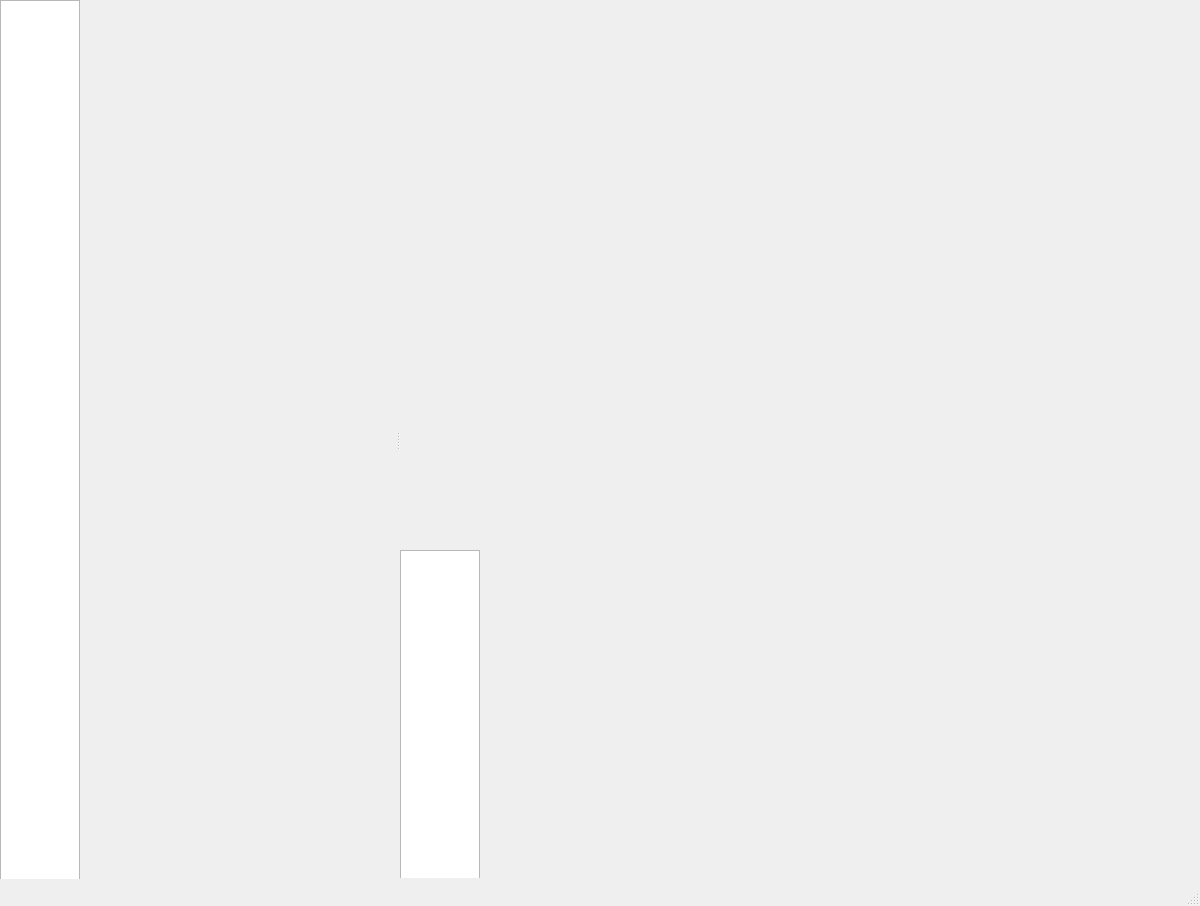
<?xml version="1.0" encoding="UTF-8"?>
<ui version="4.0">
 <class>MainWindow</class>
 <widget class="QMainWindow" name="MainWindow">
  <property name="geometry">
   <rect>
    <x>0</x>
    <y>0</y>
    <width>1200</width>
    <height>906</height>
   </rect>
  </property>
  <property name="windowTitle">
   <string>视频检测</string>
  </property>
  <property name="windowIcon">
   <iconset>
    <normaloff>img/icon.png</normaloff>img/icon.png</iconset>
  </property>
  <widget class="QWidget" name="centralwidget">
   <widget class="QSplitter" name="splitter">
    <property name="geometry">
     <rect>
      <x>0</x>
      <y>0</y>
      <width>1200</width>
      <height>879</height>
     </rect>
    </property>
    <property name="orientation">
     <enum>Qt::Horizontal</enum>
    </property>
    <widget class="QWidget" name="widget_left" native="true">
     <property name="maximumSize">
      <size>
       <width>396</width>
       <height>16777215</height>
      </size>
     </property>
     <widget class="QWidget" name="layoutWidget">
      <property name="geometry">
       <rect>
        <x>0</x>
        <y>0</y>
        <width>401</width>
        <height>881</height>
       </rect>
      </property>
      <layout class="QHBoxLayout" name="horizontalLayout_left">
       <item>
        <widget class="QListView" name="listView_left_left">
         <property name="maximumSize">
          <size>
           <width>80</width>
           <height>16777215</height>
          </size>
         </property>
        </widget>
       </item>
       <item>
        <widget class="QStackedWidget" name="stackedWidget_left_right">
         <widget class="QWidget" name="page_1"/>
         <widget class="QWidget" name="page_2"/>
        </widget>
       </item>
      </layout>
     </widget>
    </widget>
    <widget class="QWidget" name="widget_right" native="true">
     <widget class="QWidget" name="widget_right_up" native="true">
      <property name="geometry">
       <rect>
        <x>0</x>
        <y>0</y>
        <width>800</width>
        <height>100</height>
       </rect>
      </property>
     </widget>
     <widget class="QWidget" name="widget_right_middle" native="true">
      <property name="geometry">
       <rect>
        <x>0</x>
        <y>100</y>
        <width>800</width>
        <height>450</height>
       </rect>
      </property>
     </widget>
     <widget class="QWidget" name="widget_right_down" native="true">
      <property name="geometry">
       <rect>
        <x>0</x>
        <y>550</y>
        <width>800</width>
        <height>328</height>
       </rect>
      </property>
      <widget class="QWidget" name="layoutWidget">
       <property name="geometry">
        <rect>
         <x>0</x>
         <y>0</y>
         <width>801</width>
         <height>331</height>
        </rect>
       </property>
       <layout class="QHBoxLayout" name="horizontalLayout_right_down">
        <item>
         <widget class="QListWidget" name="listWidget_right_down_left">
          <property name="maximumSize">
           <size>
            <width>80</width>
            <height>16777215</height>
           </size>
          </property>
         </widget>
        </item>
        <item>
         <widget class="QStackedWidget" name="stackedWidget_right_down_right">
          <property name="currentIndex">
           <number>0</number>
          </property>
          <widget class="QWidget" name="page_3"/>
          <widget class="QWidget" name="page_4"/>
         </widget>
        </item>
       </layout>
      </widget>
     </widget>
    </widget>
   </widget>
  </widget>
  <widget class="QMenuBar" name="menubar">
   <property name="geometry">
    <rect>
     <x>0</x>
     <y>0</y>
     <width>1200</width>
     <height>21</height>
    </rect>
   </property>
  </widget>
  <widget class="QStatusBar" name="statusbar"/>
 </widget>
 <resources/>
 <connections/>
</ui>
